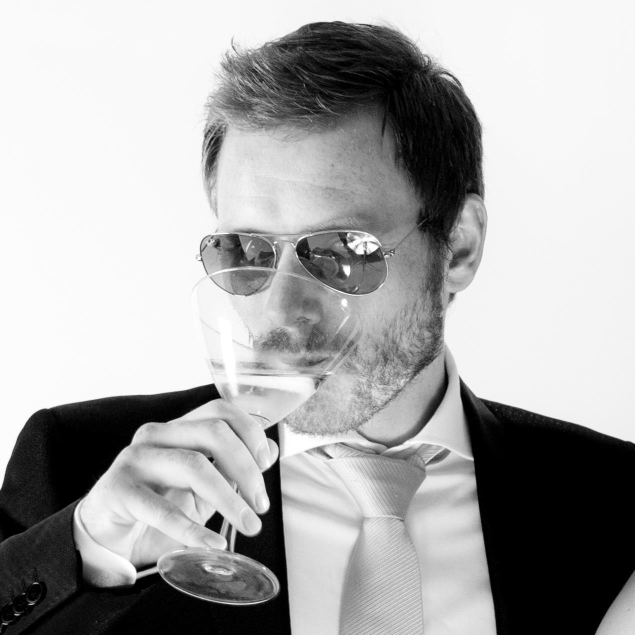
#> input picture pillow/test.jpg, 1270 x 1270 px (shown at 1/2 size)
$ python extract_instagram_frames.py ../pillow/test.jpg
#> lines starting #> are read from the running program, lines starting #| are printed output that depends on the picture; after the words box and inside, x2 and y2 are one past the last pixel; in counts of white or black regions, pixels touching at a corner belong together
#!/usr/bin/env python3
from __future__ import annotations

import argparse
import io
from collections import deque
from dataclasses import dataclass
from datetime import datetime
from pathlib import Path
from typing import List, Sequence, Tuple
from urllib.parse import urlparse

import numpy as np
from PIL import Image

try:
    import requests
except Exception:  # pragma: no cover
    requests = None


@dataclass
class Rect:
    x0: int
    y0: int
    x1: int
    y1: int

    @property
    def width(self) -> int:
        return self.x1 - self.x0 + 1

    @property
    def height(self) -> int:
        return self.y1 - self.y0 + 1

    @property
    def area(self) -> int:
        return self.width * self.height

    @property
    def center(self) -> Tuple[float, float]:
        return ((self.x0 + self.x1) / 2.0, (self.y0 + self.y1) / 2.0)


def is_url(value: str) -> bool:
    parsed = urlparse(value)
    return parsed.scheme in {"http", "https"} and bool(parsed.netloc)


def load_image(source: str) -> Image.Image:
    if is_url(source):
        if requests is None:
            raise SystemExit(
                "This script needs the 'requests' package for image URLs. Install it with: pip install requests"
            )
        response = requests.get(source, timeout=30)
        response.raise_for_status()
        return Image.open(io.BytesIO(response.content)).convert("RGB")

    path = Path(source).expanduser().resolve()
    if not path.exists():
        raise SystemExit(f"Image file not found: {path}")
    return Image.open(path).convert("RGB")


def to_dark_mask(image: Image.Image, threshold: int) -> np.ndarray:
    arr = np.asarray(image.convert("L"), dtype=np.uint8)
    return arr <= threshold


def bridge_small_gaps(mask: np.ndarray, max_gap: int) -> np.ndarray:
    """
    Fill tiny 1D gaps in dark border lines so stylized/interrupted borders still
    behave like a single connected rectangle.

    This helps with frames whose border is broken by thin horizontal/vertical
    decorations or anti-aliased line crossings.
    """
    if max_gap <= 0:
        return mask

    out = mask.copy()
    h, w = out.shape

    # Fill short vertical gaps.
    for x in range(w):
        y = 0
        while y < h:
            if out[y, x]:
                y += 1
                continue
            start = y
            while y < h and not out[y, x]:
                y += 1
            end = y
            gap = end - start
            if gap <= max_gap and start > 0 and end < h and out[start - 1, x] and out[end, x]:
                out[start:end, x] = True

    # Fill short horizontal gaps.
    for y in range(h):
        x = 0
        while x < w:
            if out[y, x]:
                x += 1
                continue
            start = x
            while x < w and not out[y, x]:
                x += 1
            end = x
            gap = end - start
            if gap <= max_gap and start > 0 and end < w and out[y, start - 1] and out[y, end]:
                out[y, start:end] = True

    return out


def connected_components(mask: np.ndarray) -> List[Rect]:
    h, w = mask.shape
    visited = np.zeros((h, w), dtype=bool)
    rects: List[Rect] = []

    ys, xs = np.nonzero(mask)
    for sy, sx in zip(ys.tolist(), xs.tolist()):
        if visited[sy, sx]:
            continue

        q = deque([(sy, sx)])
        visited[sy, sx] = True
        min_x = max_x = sx
        min_y = max_y = sy

        while q:
            y, x = q.popleft()
            if x < min_x:
                min_x = x
            if x > max_x:
                max_x = x
            if y < min_y:
                min_y = y
            if y > max_y:
                max_y = y

            ny = y - 1
            if ny >= 0 and mask[ny, x] and not visited[ny, x]:
                visited[ny, x] = True
                q.append((ny, x))
            ny = y + 1
            if ny < h and mask[ny, x] and not visited[ny, x]:
                visited[ny, x] = True
                q.append((ny, x))
            nx = x - 1
            if nx >= 0 and mask[y, nx] and not visited[y, nx]:
                visited[y, nx] = True
                q.append((y, nx))
            nx = x + 1
            if nx < w and mask[y, nx] and not visited[y, nx]:
                visited[y, nx] = True
                q.append((y, nx))

        rects.append(Rect(min_x, min_y, max_x, max_y))

    return rects


def edge_has_line(section: np.ndarray, axis: int, min_coverage: float) -> bool:
    if section.size == 0:
        return False
    coverage = section.mean(axis=axis)
    return bool(np.any(coverage >= min_coverage))


def looks_like_bordered_rectangle(mask: np.ndarray, rect: Rect, border_band: int, min_coverage: float) -> bool:
    x0, y0, x1, y1 = rect.x0, rect.y0, rect.x1, rect.y1
    band = max(1, border_band)

    roi = mask[y0:y1 + 1, x0:x1 + 1]
    if roi.shape[0] < band * 2 or roi.shape[1] < band * 2:
        return False

    top = roi[:band, :]
    bottom = roi[-band:, :]
    left = roi[:, :band]
    right = roi[:, -band:]

    top_ok = edge_has_line(top, axis=1, min_coverage=min_coverage)
    bottom_ok = edge_has_line(bottom, axis=1, min_coverage=min_coverage)
    left_ok = edge_has_line(left, axis=0, min_coverage=min_coverage)
    right_ok = edge_has_line(right, axis=0, min_coverage=min_coverage)
    if not (top_ok and bottom_ok and left_ok and right_ok):
        return False

    if roi.shape[0] > band * 2 and roi.shape[1] > band * 2:
        inner = roi[band:-band, band:-band]
        inner_density = float(inner.mean()) if inner.size else 0.0
        if inner_density > 0.35:
            return False

    return True


def dedupe_nested(rects: Sequence[Rect], tolerance: int = 2) -> List[Rect]:
    kept: List[Rect] = []
    for rect in sorted(rects, key=lambda r: r.area, reverse=True):
        is_nested = False
        for other in kept:
            if (
                rect.x0 >= other.x0 - tolerance
                and rect.y0 >= other.y0 - tolerance
                and rect.x1 <= other.x1 + tolerance
                and rect.y1 <= other.y1 + tolerance
            ):
                is_nested = True
                break
        if not is_nested:
            kept.append(rect)
    return kept


def sort_reading_order(rects: Sequence[Rect]) -> List[Rect]:
    if not rects:
        return []

    rects = list(rects)
    median_h = sorted(r.height for r in rects)[len(rects) // 2]
    row_tol = max(10, int(median_h * 0.35))

    rects_sorted = sorted(rects, key=lambda r: (r.center[1], r.center[0]))
    rows: List[List[Rect]] = []
    row_ys: List[float] = []

    for rect in rects_sorted:
        cy = rect.center[1]
        placed = False
        for i, row_y in enumerate(row_ys):
            if abs(cy - row_y) <= row_tol:
                rows[i].append(rect)
                row_ys[i] = sum(r.center[1] for r in rows[i]) / len(rows[i])
                placed = True
                break
        if not placed:
            rows.append([rect])
            row_ys.append(cy)

    ordered: List[Rect] = []
    for row in [r for _, r in sorted(zip(row_ys, rows), key=lambda t: t[0])]:
        ordered.extend(sorted(row, key=lambda r: r.center[0]))
    return ordered


def detect_frames(
    image: Image.Image,
    threshold: int,
    min_width: int,
    min_height: int,
    border_band: int,
    line_coverage: float,
    bridge_gap: int,
) -> List[Rect]:
    mask = to_dark_mask(image, threshold)
    mask = bridge_small_gaps(mask, max_gap=bridge_gap)

    candidates = []
    for rect in connected_components(mask):
        if rect.width < min_width or rect.height < min_height:
            continue
        if looks_like_bordered_rectangle(mask, rect, border_band=border_band, min_coverage=line_coverage):
            candidates.append(rect)

    candidates = dedupe_nested(candidates)
    return sort_reading_order(candidates)


# [38 lines left out: functions scale_to_canvas, export_frames, not called in this run]


def build_parser() -> argparse.ArgumentParser:
    p = argparse.ArgumentParser(
        description="Detect black-bordered comic frames and export each one as a 1080x1350 Instagram image."
    )
    p.add_argument("source", help="Image URL or local file path")
    p.add_argument("--outdir", type=Path, default=Path("dist/ur"), help="Directory to write exported PNGs")
    p.add_argument("--width", type=int, default=1080, help="Output canvas width")
    p.add_argument("--height", type=int, default=1350, help="Output canvas height")
    p.add_argument("--padding-frac", type=float, default=0.06, help="Outer white margin as a fraction of canvas size")
    p.add_argument("--threshold", type=int, default=70, help="Grayscale threshold for detecting black borders")
    p.add_argument("--min-width", type=int, default=100, help="Minimum rectangle width to count as a frame")
    p.add_argument("--min-height", type=int, default=100, help="Minimum rectangle height to count as a frame")
    p.add_argument("--border-band", type=int, default=4, help="How many pixels near each edge to inspect")
    p.add_argument("--line-coverage", type=float, default=0.6, help="Minimum dark-pixel coverage for an edge line")
    p.add_argument(
        "--bridge-gap",
        type=int,
        default=2,
        help="Fill tiny border interruptions up to this many pixels before rectangle detection",
    )
    p.add_argument("--timestamp", default=None, help="Override timestamp prefix (default: current local time)")
    p.add_argument("--verbose", action="store_true", help="Print detected frame coordinates")
    return p


def main() -> int:
    args = build_parser().parse_args()
    image = load_image(args.source)
#> in load_image, returned value is the input picture: PIL image 1270x1270 RGB; min 0, max 255, mean 169.2
    frames = detect_frames(
        image,
        threshold=args.threshold,
        min_width=args.min_width,
        min_height=args.min_height,
        border_band=args.border_band,
        line_coverage=args.line_coverage,
        bridge_gap=args.bridge_gap,
    )
#> in to_dark_mask, `return arr <= threshold`:
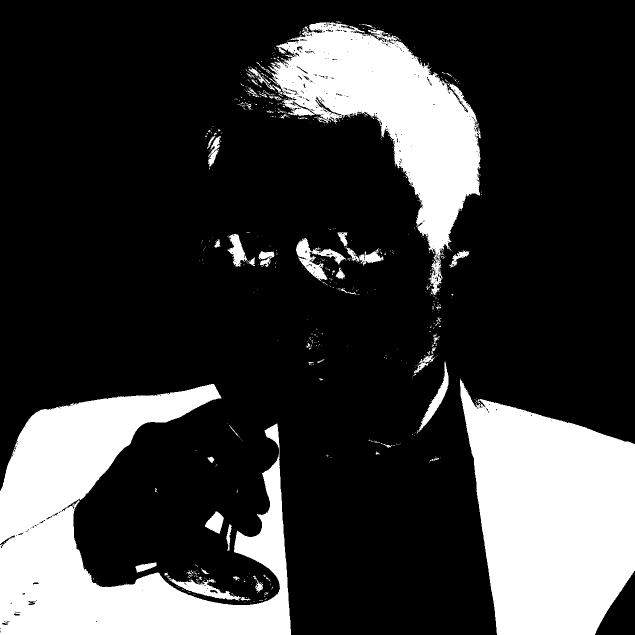
#> returned value: shape (1270, 1270) bool (shown at 1/2 size); 22.8% white; 622 white regions (564 under 20 px), largest, box (x1, y1, x2, y2) and area: (0, 768, 582, 1270) 138584, (920, 757, 1270, 1270) 127187, (497, 45, 962, 590) 84792
#> after the loop in bridge_small_gaps, `for x in range(w):`:
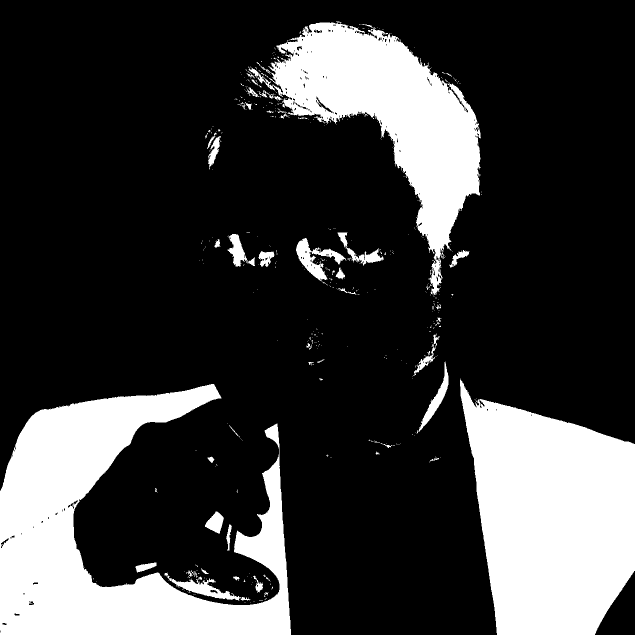
#> out: shape (1270, 1270) bool (shown at 1/2 size); 23% white; 446 white regions (388 under 20 px), largest, box (x1, y1, x2, y2) and area: (0, 768, 582, 1270) 138871, (920, 757, 1270, 1270) 127272, (496, 43, 962, 590) 87004
#> after the loop in bridge_small_gaps, `for y in range(h):`:
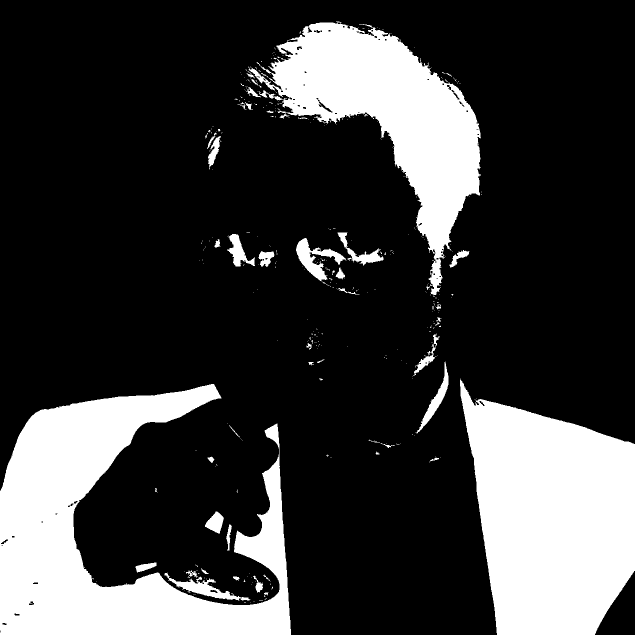
#> out: shape (1270, 1270) bool (shown at 1/2 size); 23.1% white; 351 white regions (302 under 20 px), largest, box (x1, y1, x2, y2) and area: (0, 768, 582, 1270) 139035, (920, 757, 1270, 1270) 127325, (496, 43, 962, 590) 88925
#> in connected_components, `h, w = mask.shape`: h = 1270
#> the loop in detect_frames, `for rect in connected_components(mask):` made 449 passes
#> (x0 in looks_like_bordered_rectangle, y0 in looks_like_bordered_rectangle, x1 in looks_like_bordered_rectangle, y1 in looks_like_bordered_rectangle, band in looks_like_bordered_rectangle, top_ok in looks_like_bordered_rectangle, bottom_ok in looks_like_bordered_rectangle) on pass 1: (497, 43, 961, 589, 4, False, False)
#> pass 1, in looks_like_bordered_rectangle, `roi = mask[y0:y1 + 1, x0:x1 + 1]`:
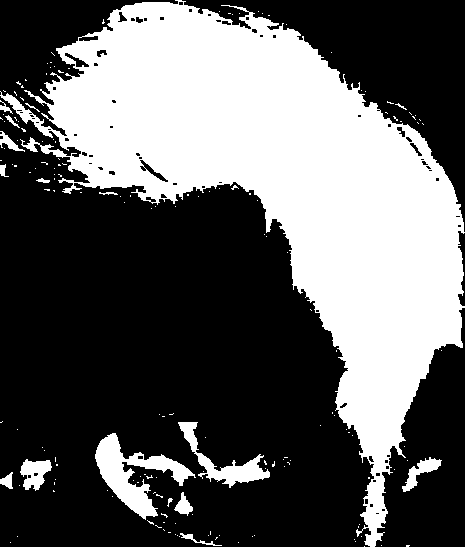
#> roi: shape (547, 465) bool; 37.7% white; 170 white regions (153 under 20 px), largest, box (x1, y1, x2, y2) and area: (0, 0, 465, 547) 88923, (95, 433, 196, 520) 2996, (178, 422, 270, 488) 1488
#> after the loop in detect_frames, `for rect in connected_components(mask):`: candidates = []
#> frames = []

    if not frames:
#> (the run stopped early here; a loop or call above may not have finished)
